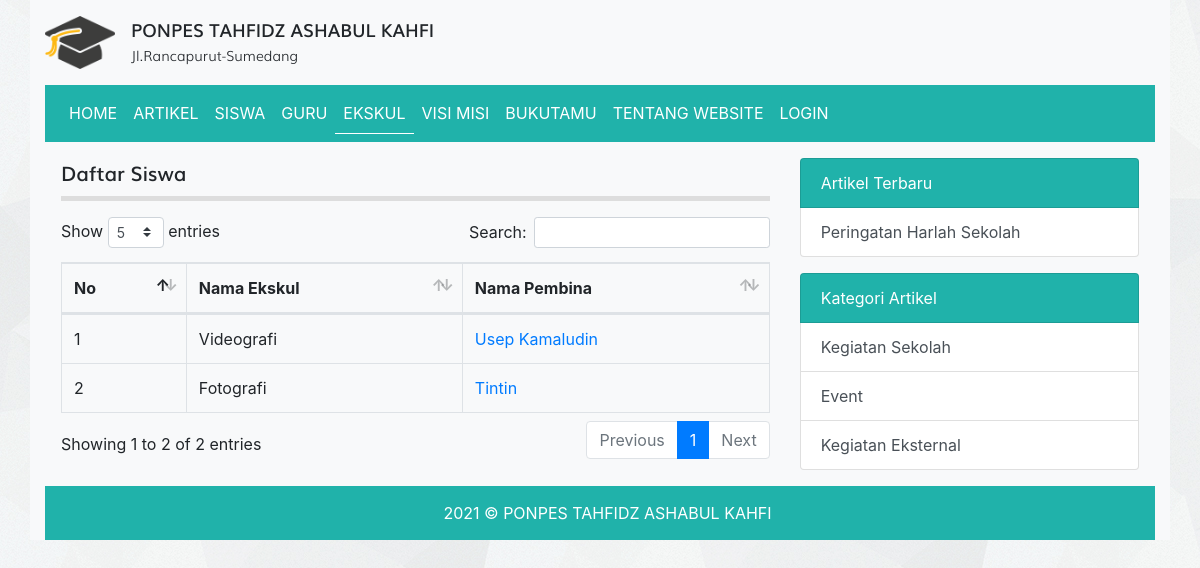
The page /ekskul.php on the database its author committed.
### tables this page shows
CREATE TABLE `tbl_ekskul` (
  `id` int(11) NOT NULL,
  `nama_ekskul` varchar(50) DEFAULT NULL,
  `pembina` int(11) DEFAULT NULL
);

CREATE TABLE `tbl_guru` (
  `id` int(11) NOT NULL,
  `nama` varchar(100) DEFAULT NULL,
  `nip` int(10) DEFAULT NULL,
  `jenis_kelamin` enum('L','P') DEFAULT NULL,
  `no_hp` varchar(12) DEFAULT NULL,
  `tempat_lahir` varchar(50) DEFAULT NULL,
  `tanggal_lahir` date DEFAULT NULL,
  `mata_pelajaran` varchar(50) DEFAULT NULL,
  `alamat` varchar(100) DEFAULT NULL,
  `foto` varchar(100) DEFAULT NULL
);

CREATE TABLE `tbl_artikel` (
  `id` int(11) NOT NULL,
  `judul` varchar(255) DEFAULT NULL,
  `isi` text DEFAULT NULL,
  `tanggal` date DEFAULT NULL,
  `foto` varchar(100) DEFAULT NULL,
  `id_kategori` int(11) DEFAULT NULL
);

CREATE TABLE `tbl_kategori_artikel` (
  `id` int(11) NOT NULL,
  `nama_kategori` varchar(30) DEFAULT NULL
);

### ekskul.php (the view, shortened to what this page needs)
<?php
require_once 'koneksi.php';
$query = mysqli_query($koneksi, "SELECT tbl_ekskul.id AS id, tbl_ekskul.nama_ekskul, tbl_ekskul.pembina, tbl_guru.nama, tbl_guru.id AS id_guru FROM tbl_ekskul LEFT JOIN tbl_guru on tbl_ekskul.pembina = tbl_guru.id");
$no = 1;
?>
<!DOCTYPE html>
<html>
<head>
	<link rel="stylesheet" href="resources/datatables/datatables.min.css">
	<link rel="stylesheet" href="resources/fonts/stylesheet.css">
	<link rel="stylesheet" href="resources/css/bootstrap.min.css">
	<link rel="stylesheet" href="resources/css/style.css">
</head>
<body>
	<div class="container bg-light">
		<div class="logo clearfix">
			<div class="float-left mt-3 mb-3">
				<img src="resources/images/logo.png" alt="Logo Sekolah" width="70px" class="float-left mr-3">
				<div class="text float-right">
					<span class="smk">PONPES TAHFIDZ ASHABUL KAHFI</span><br>
					<span class="visi">Jl.Rancapurut-Sumedang</span>
				</div>
			</div>
		</div>
		<?php require_once 'navbar.php'; ?>
		<div class="row p-3">
			<div class="col-md-8">
				<div class="title mb-3">
					Daftar Siswa
				</div>
				<table id="table_id" class="dataTable table table-bordered">
				    <thead>
				        <tr>
				            <th>No</th>
				            <th>Nama Ekskul</th>
				            <th>Nama Pembina</th>
				        </tr>
				    </thead>
				    <tbody>
						<?php while($row = mysqli_fetch_assoc($query)) : ?>
				        	<tr>
				        		<td><?= $no++ ?></td>
				        		<td><?= $row['nama_ekskul'] ?></td>
				        		<td><a href="detail_guru.php?id=<?= $row['id_guru'] ?>" target="_blank"><?= isset($row['nama']) ? $row['nama'] : '-' ?></a></td>
				        	</tr>
						<?php endwhile; ?>
				    </tbody>
				</table>
			</div>
			<?php require 'sidebar.php'; ?>
		</div>
		<div class="text-white footer">
			2021 © PONPES TAHFIDZ ASHABUL KAHFI
		</div>
	</div>
</body>
</html>

### sidebar.php
<?php
$query_artikel_terbaru = mysqli_query($koneksi, "SELECT * FROM tbl_artikel ORDER BY tanggal ASC LIMIT 4");
$query_kategori_artikel= mysqli_query($koneksi, "SELECT * FROM tbl_kategori_artikel LIMIT 4");
?>
<div class="col-sm-4">
	<div class="list-group">
		<span class="list-group-item text-white" style="background-color: #20B2AA">Artikel Terbaru</span>
		<?php while($artikel_terbaru = mysqli_fetch_assoc($query_artikel_terbaru)) : ?>
			<a href="detail_artikel.php?id=<?= $artikel_terbaru['id'] ?>" class="list-group-item list-group-item-action"><?= $artikel_terbaru['judul'] ?></a>
		<?php endwhile; ?>
	</div>
	<div class="list-group">
		<span class="list-group-item text-white mt-3" style="background-color: #20B2AA">Kategori Artikel</span>
		<?php while($kategori_artikel = mysqli_fetch_assoc($query_kategori_artikel)) : ?>
			<a href="kategori.php?id=<?= $kategori_artikel['id'] ?>" class="list-group-item list-group-item-action"><?= $kategori_artikel['nama_kategori'] ?></a>
		<?php endwhile; ?>
	</div>
</div>

### resources/css/style.css (style rules this page uses)
body { background-image: url('../images/bg_all.jpg'); }
.smk { font-family: 'mulisemibold'; font-size: 18px; }
.visi { font-family: 'mulilight'; font-size: 14px; }
.title { font-family: 'mulisemibold'; font-size: 20px; padding-bottom: 7.5px; border-bottom: 5px solid #ddd }
.footer { background-color: #20B2AA; padding: 15px 15px 15px 30px; text-align: center; }

### rows shown on the page
tbl_ekskul: nama_ekskul "Videografi", pembina.nama "Usep Kamaludin"
tbl_ekskul: nama_ekskul "Fotografi", pembina.nama "Tintin"
tbl_artikel: judul "Peringatan Harlah Sekolah"
tbl_kategori_artikel: nama_kategori "Kegiatan Sekolah"
tbl_kategori_artikel: nama_kategori "Event"
tbl_kategori_artikel: nama_kategori "Kegiatan Eksternal"
